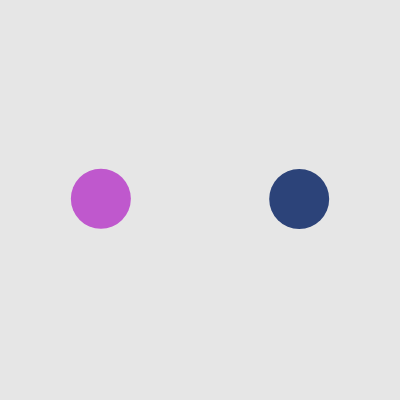
Frame 1 (no input)
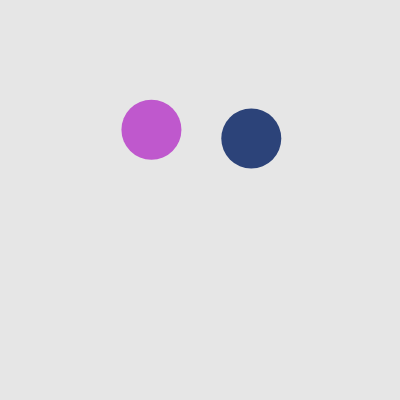
Frame 60 (no input)
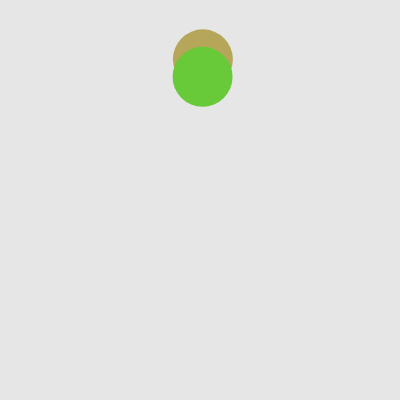
Frame 120 (the mouse pressed at the canvas centre since frame 60)

The p5.js sketch that drew these frames (run headless with seeded random() and noise() and a simulated clock; from frame 60 on, the mouse is pressed at the canvas centre):

// p5.js sketch
// ── sketch.js
// DM2008 – Activity 5a
// Colliding Circles (30 min)

let pos, vel;
let rMoving = 100;
let rStationary = 40;

let balls = [];

function setup() {
  createCanvas(400, 400);

  // Step 1: create two Ball objects
  balls.push(new Ball(100, 200));
  balls.push(new Ball(300, 200));
}

function draw() {
  background(230);

  // Step 2: update and display each ball
  for (let i = 0; i < balls.length; i++) {
    let b = balls[i];
    b.move();
    b.show();
    balls[i].checkCollision(balls);
  // Step 3: check collisions
  // Use dist() between ball centers
  // Trigger feedback (color, bounce, etc.)
  }
}

class Ball {
  constructor(x, y) {
    this.pos = createVector(x, y);
    this.r = 30;
    this.vel = createVector(random(-2, 2), random(-2, 2));
    this.col = color(random(255), random(255), random(255)); // random starting color
  }

  move() {
    this.pos.add(this.vel);
    // wrap around edges
    if (this.pos.x < -this.r) {this.pos.x = width + this.r;}
    if (this.pos.x > width + this.r) {this.pos.x = -this.r;}
    if (this.pos.y < -this.r) {this.pos.y = height + this.r;}
    if (this.pos.y > height + this.r) {this.pos.y = -this.r;}
  }

    show() {
    fill(this.col);
    noStroke();
    ellipse(this.pos.x, this.pos.y, this.r * 2);
    }
    
    checkCollision(others){
      for (let i = 0; i < others.length; i++) {
      if (others[i] !== this) {
        let other = others[i];
        let d = dist(this.pos.x, this.pos.y, other.pos.x, other.pos.y);
        if (d < this.r + other.r) {
          this.col = color(random(255), random(255), random(255));
          other.col = color(random(255), random(255), random(255));
        }
      }
    }
  }
}    
